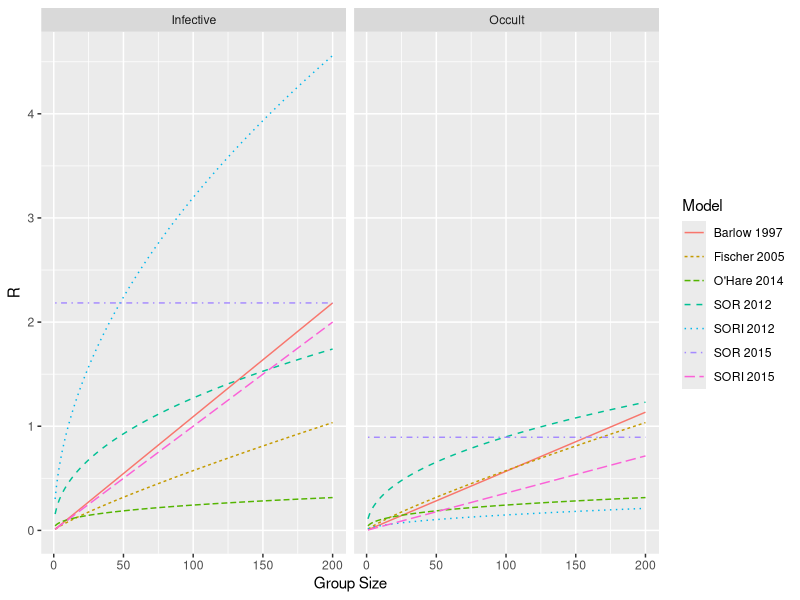

Write R code to recreate this figure.
resample <- function(samples,weight)
{

pick <- replicate(length(weight),which(rmultinom(1,prob=weight,size=1)==1))

return(samples[pick,])

}


require(ggplot2)

df <- data.frame(model='Barlow 1997',beta=(3.0e-5),q=0.0,TO=22.0,TR=180)
df <- rbind(df,data.frame(model='Fischer 2005',beta=(6e-3),q=1.0,TO=41.17647,TR=233.3333))
df <- rbind(df,data.frame(model='O\'Hare 2014',beta=(2.747253e-05),q=0.0,TO=100.0,TR=190.0))

samples <- read.csv('../../../parameters/samplesSOR2012.csv')[,2:13]
weight  <- scan('../../../parameters/weightSOR2012.dat')

samples<-resample(samples,weight)

df <- rbind(df,data.frame(model='Conlan SOR',beta=median(samples[,6])/364.0,q=median(samples[,7]),TO=364.0*median(samples[,5]),TR=NA))

samples <- read.csv('../../../parameters/samplesSORI2012.csv')[,2:14]
weight  <- scan('../../../parameters/weightSORI2012.dat')


samples<-resample(samples,weight)

df <- rbind(df,data.frame(model='Conlan SORI',beta=median(samples[,6])/364.0,q=median(samples[,7]),TO=364.0*median(samples[,5]),TR=364.0*median(samples[,13])))


samples <- read.csv('../../../parameters/samplesSOR.csv')[,2:12]
weight  <- scan('../../../parameters/weightSOR.dat')

samples<-resample(samples,weight)

df <- rbind(df,data.frame(model='Conlan SORD',beta=median(samples[,6])/364.0,q=median(samples[,7]),TO=364.0*median(samples[,5]),TR=NA))

samples <- read.csv('../../../parameters/samplesSORI.csv')[,2:13]
weight  <- scan('../../../parameters/weightSORI.dat')


samples<-resample(samples,weight)

df <- rbind(df,data.frame(model='Conlan SORID',beta=median(samples[,6])/364.0,q=median(samples[,7]),TO=364.0*median(samples[,5]),TR=364.0*median(samples[,12])))


ExperimentR0 <- function(incontact, beta, q, H, Hm)
{
return(incontact*beta*H/((H/Hm)^q))
}

SORIExperimentR0 <- function(incontact, beta, q, H, Hm,so,sr)
{

return((beta*H/((H/Hm)^q))
* ((incontact+(so/(sr*(so-sr)))*(exp(-sr*incontact)-1) - (sr/(so*(so-sr)))*(exp(-so*incontact)-1))))

}

df2 = data.frame(Initial='Infective',Model=df$model[1],H=seq(1,200,1),R0 = ExperimentR0(364.0,df$beta[1],df$q[1],seq(1,200,1),1))
df2 = rbind(df2,data.frame(Initial='Infective',Model=df$model[2],H=seq(1,200,1),R0 = ExperimentR0(364,df$beta[2],df$q[2],seq(1,200,1),1)))
df2 = rbind(df2,data.frame(Initial='Infective',Model=df$model[3],H=seq(1,200,1),R0 = ExperimentR0(364.0,df$beta[3],df$q[3],seq(1,200,1),1)))

for(i in 4:7)
{

df2 = rbind(df2,data.frame(Initial='Infective',Model=df$model[i],H=seq(1,200,1),R0 = ExperimentR0(364.0,df$beta[i],df$q[i],seq(1,200,1),165)))

}

df2 = rbind(df2,data.frame(Initial='Occult',Model=df$model[1],H=seq(1,200,1),R0 = SORIExperimentR0(364.0,df$beta[1],df$q[1],seq(1,200,1),1,1/df$TO[1],1/df$TR[1])))
df2 = rbind(df2,data.frame(Initial='Occult',Model=df$model[2],H=seq(1,200,1),R0 = SORIExperimentR0(364,df$beta[2],df$q[2],seq(1,200,1),1,1/df$TO[2],1/df$TR[2])))
df2 = rbind(df2,data.frame(Initial='Occult',Model=df$model[3],H=seq(1,200,1),R0 = SORIExperimentR0(364.0,df$beta[3],df$q[3],seq(1,200,1),1,1/df$TO[3],1/df$TR[3])))

for(i in c(4,6))
{

df2 = rbind(df2,data.frame(Initial='Occult',Model=df$model[i],H=seq(1,200,1),R0 = ExperimentR0(364.0,df$beta[i],df$q[i],seq(1,200,1),165)))

}

for(i in c(5,7))
{

df2 = rbind(df2,data.frame(Initial='Occult',Model=df$model[i],H=seq(1,200,1),R0 = SORIExperimentR0(364.0,df$beta[i],df$q[i],seq(1,200,1),165,1/df$TO[i],1/df$TR[i])))

}


pdf('CompareR.pdf',family='Helvetica',points=12,height=5/2,width=10/2)
print(ggplot(df2,aes(x=H,y=R0,col=Model,linetype=Model))+geom_line()+xlab('Group Size')+ylab('R')+facet_wrap(~Initial)+scale_linetype_discrete(name="Model",labels=c("Barlow 1997", "Fischer 2005", "O\'Hare 2014", "SOR 2012", "SORI 2012", "SOR 2015", "SORI 2015"))+scale_colour_discrete(name="Model",labels=c("Barlow 1997", "Fischer 2005", "O\'Hare 2014", "SOR 2012", "SORI 2012", "SOR 2015", "SORI 2015")))
dev.off()